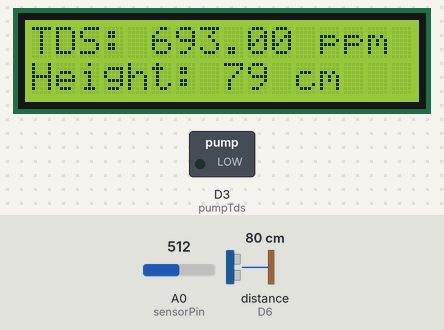
Recording of a sketch running on a simulated ESP8266 (NodeMCU). On the bench: 16×2 character LCD, switched loads named in the sketch (green lamp = pin HIGH). Wiring (inferred from the names in the program): ultrasonic range finder: trigger D5; echo D6. Inputs (shaded band) come from the test bench; at power-on: distance to the obstacle (sensor on D6) 80 cm, A0 (sensorPin) = 512. The echo pulse lasts 58.3 µs per cm; WiFi joins after 1.5 s; servers stay silent unless stated; pins used as bus, display or sensor lines are not drawn; what the sketch prints to the serial monitor is not drawn.

Above: at 3.2 s.
3.3 s: distance to the obstacle (sensor on D6) set to 2 cm
At 5.1 s:
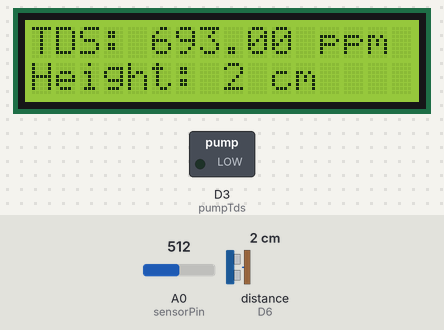
5.6 s: A0 (sensorPin) set to 716
At 6.9 s:
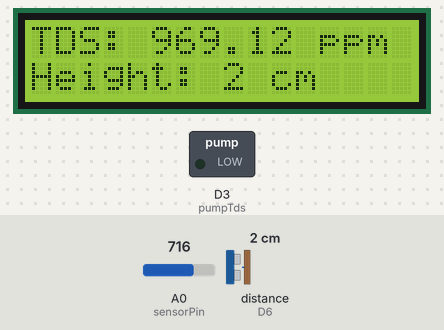
7.7 s: distance to the obstacle (sensor on D6) set to 4 cm
At 8.6 s:
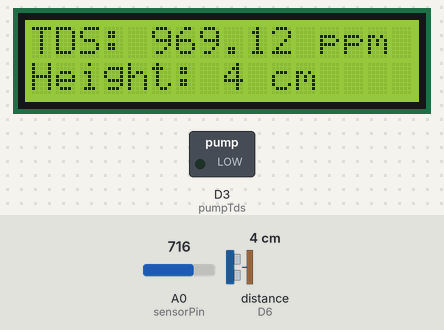
9.7 s: A0 (sensorPin) set to 900
At 11.5 s:
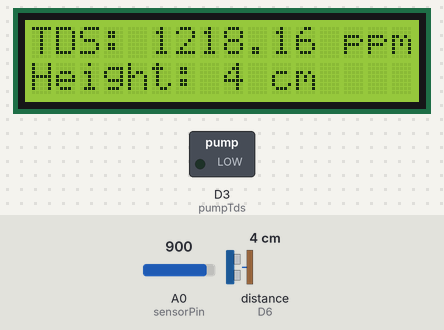
11.8 s: distance to the obstacle (sensor on D6) set to 9 cm
At 13.6 s:
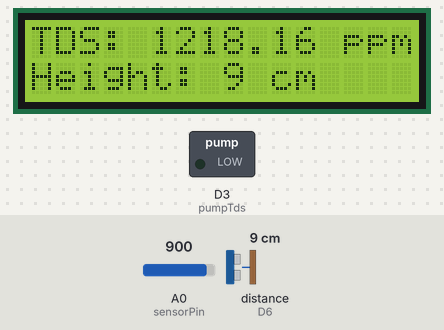
13.9 s: A0 (sensorPin) set to 1023
At 15.5 s:
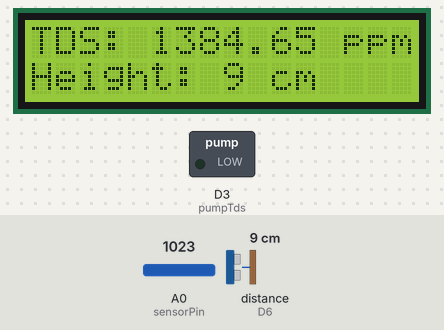
Timing chart, 0 to 17.0 s (numbered marks = the images above; inputs shaded):
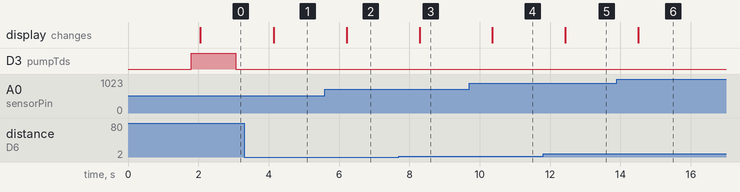

The sketch:

sketch_nov27a.ino
```cpp
// #define BLYNK_TEMPLATE_ID "TMPL64gnSIQvb"
// #define BLYNK_TEMPLATE_NAME "SmartHydroponik"
// #define BLYNK_AUTH_TOKEN "EZAh4aUu78AkLWcFbwHtOJHSdnmbCpFx"
// #define BLYNK_PRINT Serial

#define BLYNK_TEMPLATE_ID "TMPL65VJicUFk"
#define BLYNK_TEMPLATE_NAME "SmartHydroponik"
#define BLYNK_AUTH_TOKEN "T5gbszYLyyRgyzYGaX9YMrFasXRpB7y9"
#define BLYNK_PRINT Serial

#include <Blynk.h>
#include <Wire.h>
#include <LiquidCrystal_I2C.h>
#include <ESP8266WiFi.h>
#include <BlynkSimpleEsp8266.h> // Library Bly


//Konektivitas Ke Wfi
char auth[] = BLYNK_AUTH_TOKEN; // Ganti dengan token proyek Blynk Anda
const char* ssid = "jerome valeska!!";     // Ganti dengan nama jaringan WiFi Anda
const char*password = "Sendy233"; // Ganti dengan kata sandi WiFi Anda
LiquidCrystal_I2C lcd(0x27, 16, 2);  // Alamat I2C modul LCD


//Deklarasi pin sensor tds dan ultrasonik agar bisa digunakan
const int sensorPin = A0;  // Pin sensor TDS terhubung ke pin Analog A0
const int trigPin = D5; // Pin Trigger sensor ultrasonik terhubung ke D1 (GPIO5) pada NodeMCU
const int echoPin = D6; // Pin Echo sensor ultrasonik terhubung ke D2 (GPIO4) pada NodeMCU
// const int relayPin = D3; // Pin relay terhubung ke D7 (GPIO13) pada NodeMCU

//mengatur waktu pada blynk
BlynkTimer timer; //deklarasi dari objek timer yang berasal dari kelas BlynkTimer untuk membuat dan
bool Relay = 0; //input awal Relay 0/ Off
bool isAutoMode = true; // Mode awal: otomatis


#define pumpTds D3 //deklarasi pin pump pada esp
#define pumpTds1 D4 // deklarasi pin relay kedua pada esp


void sendSensorData() {
  int sensorValue = analogRead(sensorPin); //untuk membaca nilai analog dari pin yang ditentukan oleh Sensor pin
  float voltage = sensorValue * (3.3 / 1024.0);//mengkonversi nilai pada sensorValue ke dalam tegangan
  float tdsValue = voltage * 420;//mengonversi tengangan yang terukur menjadi nilai pada sensor TDS

  Blynk.virtualWrite(V0, tdsValue); // Menulis nilai ppm ke pin V5 di Blynk

  long duration, distance;
  digitalWrite(trigPin, LOW);
  delayMicroseconds(2);
  digitalWrite(trigPin, HIGH);
  delayMicroseconds(10);
  digitalWrite(trigPin, LOW);

  duration = pulseIn(echoPin, HIGH);
  distance = (duration * 0.0343) / 2;


  // if (tdsValue > 30) { // Ubah nilai batas sesuai kebutuhan Anda
  //   digitalWrite(pumpTds, LOW); // Aktifkan relay jika nilai TDS melebihi batas
  // } else {
  //   digitalWrite(pumpTds, HIGH); // Matikan relay jika nilai TDS dalam batas normal
  // }

  Blynk.virtualWrite(V3, distance); // Menulis nilai sensor ultrasonik ke pin V6 di Blynk

  // if(distance > 50){
  //     Serial.println("Distance above 50!"); // Debug line to check if the condition is being met
  //   Blynk.logEvent("Air_Tendon_Menipis");
  // }

}


void setup() {
  Serial.begin(9600);
  Blynk.begin(auth, ssid, password, "blynk.cloud", 80); // Inisialisasi koneksi Blynk dengan template ID dan name

  timer.setInterval(1000L, sendSensorData);

  pinMode(trigPin, OUTPUT);
  pinMode(echoPin, INPUT);

  pinMode(pumpTds, OUTPUT);
  digitalWrite(pumpTds, HIGH); // Matikan relay saat awal program dijalankan
  delay(100);
  lcd.init();
  lcd.backlight();

  // Menghubungkan ke jaringan WiFi
  WiFi.begin(ssid, password);

  Serial.print("Connecting to ");
  Serial.println(ssid);

  lcd.setCursor(0, 0);
  lcd.print("Connecting...");

  while (WiFi.status() != WL_CONNECTED) {
    delay(1000);
    Serial.print(".");
  }

  Serial.println("");
  Serial.println("WiFi connected");
  Serial.println("IP Address: ");
  Serial.println(WiFi.localIP());

  lcd.clear();
  lcd.setCursor(0, 0);
  lcd.print("WiFi Connected!");
  lcd.setCursor(0, 1);
  lcd.print("IP: ");
  lcd.print(WiFi.localIP());
  lcd.clear();


}
BLYNK_WRITE(V1) { // Fungsi ini dipanggil setiap kali tombol switch diubah di aplikasi Blynk
   int Relay = param.asInt(); // Membaca nilai dari tombol switch di Blynk
  if (Relay == 1) {
    digitalWrite(pumpTds, LOW); // Aktifkan relay 1
    digitalWrite(pumpTds1, LOW); // Aktifkan relay 2
  } else {
    digitalWrite(pumpTds, HIGH); // Matikan relay 1
    digitalWrite(pumpTds1, HIGH); // Matikan relay 2
  }

}
BLYNK_WRITE(V2) { // Toggle button untuk mode manual/otomatis
  isAutoMode = !isAutoMode; // Toggle antara mode otomatis dan manual
  if (isAutoMode) {
    // lcd.setCursor(0, 1);
    // lcd.print("Manual Mode ");
  } else {
    // lcd.setCursor(0, 1);
    // lcd.print("Manual Mode");
  }
}


void autoPumpControl() {
  int sensorValue = analogRead(sensorPin);
  float voltage = sensorValue * (3.3 / 1024.0);
  float tdsValue = voltage * 420;

  if (isAutoMode) {
    if (tdsValue >= 100) {
      digitalWrite(pumpTds, LOW); // Aktifkan relay jika nilai TDS melebihi batas
      // lcd.setCursor(0, 1);
      // lcd.print("Auto Mode ");
    } else {
      digitalWrite(pumpTds, HIGH); // Matikan relay jika nilai TDS dalam batas normal
      // lcd.setCursor(0, 1);
      // lcd.print("Auto Mode");
    }
  }
  Blynk.virtualWrite(V0, tdsValue); // Menulis nilai ppm ke pin V5 di Blynk
}


void loop() {
  int sensorValue = analogRead(sensorPin);
  // Ubah nilai analog menjadi nilai TDS
  float voltage = sensorValue * (3.3 / 1024.0); // Konversi nilai ADC ke tegangan (NodeMCU menggunakan tegangan 3.3V)
  float tdsValue = voltage * 420; // Konversi tegangan ke nilai TDS (dalam ppm)

  lcd.setCursor(0, 0);
  lcd.print("TDS: ");
  lcd.print(tdsValue);
  lcd.print(" ppm    ");

  Serial.print("TDS Value: ");
  Serial.print(tdsValue);
  Serial.println(" ppm");

  long duration, distance;

  digitalWrite(trigPin, LOW);
  delayMicroseconds(2);
  digitalWrite(trigPin, HIGH);
  delayMicroseconds(10);
  digitalWrite(trigPin, LOW);

  duration = pulseIn(echoPin, HIGH);

  // Hitung jarak berdasarkan durasi gelombang ultrasonik
  distance = (duration * 0.0343) / 2; // Faktor konversi untuk mengubah durasi menjadi jarak (dalam cm)

  lcd.setCursor(0, 1);
  lcd.print("Height: ");
  lcd.print(distance);
  lcd.print(" cm    ");

  Serial.print("Height: ");
  Serial.print(distance);
  Serial.println(" cm");


  delay(1000); // Tunggu satu detik sebelum membaca ulang sensor
  Blynk.run(); // Menjalankan Blynk
  timer.run();
  autoPumpControl();// memanggil class untuk di jalankan pada loop

}
```

Measured:
- after the input at 3.3 s, the display: changes after 0.84 s (image 1)
- after the input at 5.6 s, the display: changes after 0.61 s (image 2)
- after the input at 7.7 s, the display: changes after 0.59 s (image 3)
- after the input at 9.7 s, the display: changes after 0.66 s (image 4)
- after the input at 11.8 s, the display: changes after 0.64 s (image 5)
- after the input at 13.9 s, the display: changes after 0.61 s (image 6)
